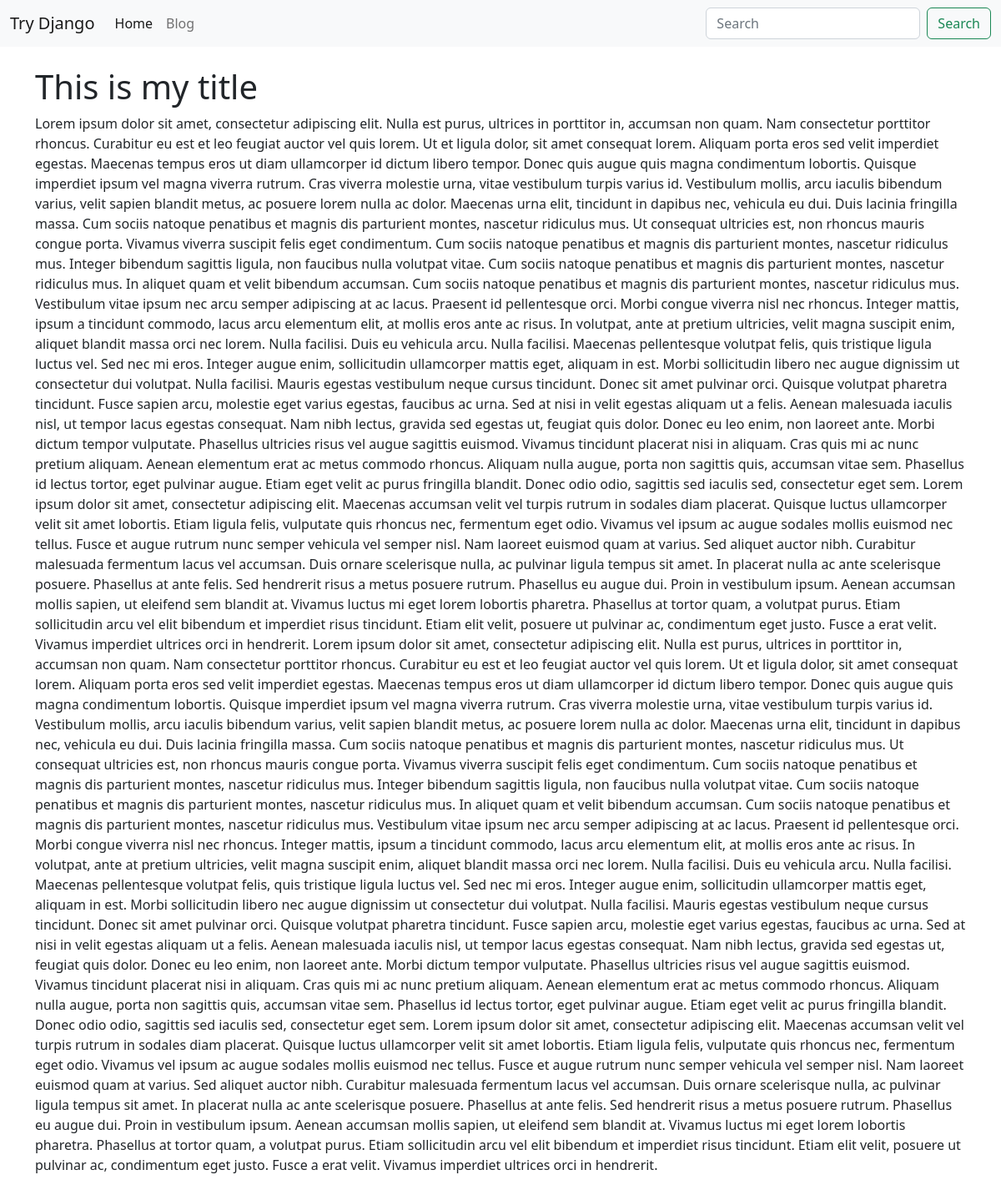
The app's page /blog/hello-kash-1/ with its own data.
### blog/models.py (models this page shows, shortened)
class BlogPost(models.Model):
    user = models.ForeignKey(User, default=1, null=True,
                             on_delete=models.SET_NULL)
    image = models.ImageField(upload_to='image/', blank=True, null=True)
    title = models.CharField(max_length=120)
    slug = models.SlugField(unique=True)
    content = models.TextField(null=True, blank=True)
    publish_date = models.DateTimeField(
        auto_now=False, auto_now_add=False, null=True, blank=True)
    timestamp = models.DateTimeField(auto_now_add=True)
    updated = models.DateTimeField(auto_now=True)
    objects = BlogPostManager()
    class Meta:
        ordering = ['-publish_date', '-updated', '-timestamp']

### blog/views.py (the view)
# urls.py: path('<str:slug>/', blog_post_detail_view),
def blog_post_detail_view(request, slug):
    obj = get_object_or_404(BlogPost, slug=slug)
    template_name = 'blog/detail.html'
    context = {'object': obj}
    return render(request, template_name, context)

### blog/models.py (called while the page is built)
    def get_queryset(self):
        return BlogPostQuerySet(self.model, using=self._db)

### blog/templates/blog/detail.html (shortened to what this page needs)
{% extends "base.html" %}
{% block content %}
  <h1>{{ object.title }}</h1>
  <p>{{ object.content }}</p>
{% endblock content %}

### templates/base.html (shortened to what this page needs)
{% load static %}
<!DOCTYPE html>
<html lang="en">
    <head>
        <link
            rel="stylesheet"
            type="text/css"
            href="{% static 'css/bootstrap.min.css' %}"
        />
    </head>
    <body>
        {% include 'navbar.html' %}
        <div class="container mt-4 mb-4">
            {% block content %} Replace this value {% endblock %}
        </div>
    </body>
</html>

### templates/navbar.html (shortened to what this page needs)
<nav class="navbar navbar-expand-lg navbar-light bg-light mb-4">
    <div class="container-fluid">
        <a class="navbar-brand" href="/">Try Django</a>
        <div class="collapse navbar-collapse" id="navbarSupportedContent">
            <ul class="navbar-nav me-auto mb-2 mb-lg-0">
                <li class="nav-item">
                    <a class="nav-link active" aria-current="page" href="/">Home</a>
                </li>
                <li class="nav-item">
                    <a class="nav-link" href="/blog">Blog</a>
                </li>
            </ul>
            <form class="d-flex" action="/search/">
                <input class="form-control me-2" type="search" name="q" placeholder="Search" aria-label="Search">
                <button class="btn btn-outline-success" type="submit">Search</button>
            </form>
        </div>
    </div>
</nav>

### records on screen
BlogPost: title "This is my title", content "Lorem ipsum dolor sit amet, consectetur adipiscing elit. Nulla est purus, ultrices in porttitor in, accumsan non quam. Nam consectetur porttitor rhoncus. Curabitur eu est et leo feugiat auctor vel quis lorem. Ut et ligula dolor, sit amet consequat lorem. Aliquam porta eros sed velit imperdiet egestas. Maecenas tempus eros ut diam ullamcorper id dictum libero tempor. Donec quis augue quis magna condimentum lobortis. Quisque imperdiet ipsum vel magna viverra rutrum. Cras viverra molestie urna, vitae vestibulum turpis varius id. Vestibulum mollis, arcu iaculis bibendum varius, velit sapien blandit metus, ac posuere lorem nulla ac dolor. Maecenas urna elit, tincidunt in dapibus nec, vehicula eu…"
